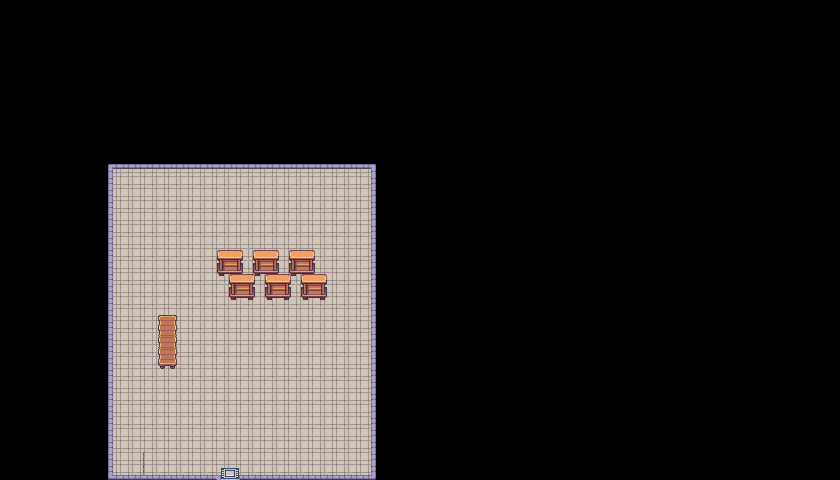

A 2D game scene composited from a Tiled map and its tileset images. What follows is a short description and the map's XML, with each tile layer's data collapsed to a summary:
An orthogonal 70x40 tile map with 12x12 px tiles, 3 tile layers (base_huis, Tilelaag 2, 1), 2 tilesets.

<map version="1.9" tiledversion="1.9.2" orientation="orthogonal" renderorder="right-down" width="70" height="40" tilewidth="12" tileheight="12" infinite="0" nextlayerid="5" nextobjectid="1">
 <tileset firstgid="1" source="../Tilesets/atlas2Tileset.tsx" />
 <tileset firstgid="1537" source="../Tilesets/atlas_16x.tsx" />
 <layer id="1" name="base_huis" width="70" height="40">
  <data>[2800 cells, 572 non-empty, 11 distinct tile ids]</data>
 </layer>
 <layer id="2" name="Tilelaag 2" width="70" height="40">
  <data>[2800 cells, 2 non-empty, 2 distinct tile ids]</data>
 </layer>
 <group id="4" name="objceten">
  <layer id="3" name="1" width="70" height="40">
   <data>[2800 cells, 34 non-empty, 10 distinct tile ids]</data>
  </layer>
 </group>
</map>
